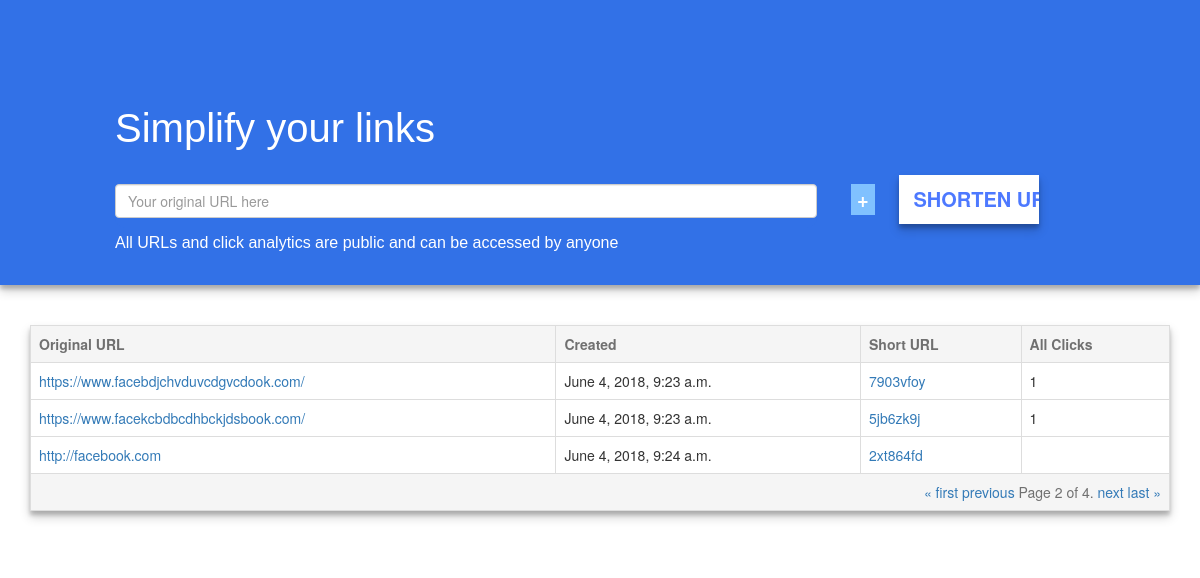
Screenshot of /?page=2 with the database file from the repository.
### shortener/models.py (models this page shows, shortened)
class thwURL(models.Model):
	url         = models.CharField(max_length=220, validators=[validate_url, validate_dot_com])
	shortcode   = models.CharField(max_length=8,unique=True)
	updated     = models.DateTimeField(auto_now=True,blank=False)
	timestamp   = models.DateTimeField(auto_now_add=True,blank=False)
	t_created   = models.DateTimeField(default=datetime.now, blank=False)
	active      = models.BooleanField(default=True)
	ccount      = models.IntegerField(default=0)
	objects = thwURLManager()

### analytics/models.py (models this page shows, shortened)
class ClickEvent(models.Model):
	thw_url     = models.OneToOneField(thwURL, on_delete=models.DO_NOTHING)
	count       = models.IntegerField(default=0 )
	updated     = models.DateTimeField(auto_now=True)
	timestamp   = models.DateTimeField(auto_now_add=True)
	objects     = ClickEventManager()

### shortener/views.py (the view, shortened to what this page needs)
# urls.py: url(r'^$', HomeView.as_view()),
class HomeView(View):
	def get(self, request, *args, **kwargs):
	 	the_form = SubmitUrlForm()
	 	b =	thwURL.objects.all()
	 	paginator = Paginator(b, 3)
	 	page = request.GET.get('page')
	 	try:
	 		b = paginator.page(page)
	 	except PageNotAnInteger:
	 		b = paginator.page(1)
	 	except EmptyPage:
	 		b = paginator.page(paginator.num_pages)
	 	context = {
	 		"title": "",
	 		"form": the_form,
	 		"bb":b
	 		}
	 	return render(request, "shortener/home.html", context)

### shortener/forms.py (shortened to what this page needs)
class SubmitUrlForm(forms.Form):
    url = forms.CharField(
            label='',
            validators=[validate_url],
            widget = forms.TextInput(
                    attrs ={
                        "placeholder": "Your original URL here",
                        "class": "form-control"
                        }
                )
            )

### shortener/models.py (called while the page is built)
	def all(self, *args, **kwargs):
		qs_main = super(thwURLManager, self).all(*args,**kwargs)
		qs = qs_main.filter(active=True)
		return qs

### shortener/templates/shortener/home.html (shortened to what this page needs)
{% extends 'base.html' %}
{% block styles %}
  <link rel="stylesheet" href="https://maxcdn.bootstrapcdn.com/bootstrap/3.3.7/css/bootstrap.min.css">
{% endblock styles %}
{% block content %}
  <div class="col-sm-12" ;" style="margin-bottom: 40px;box-shadow: 0 4px 4px 0 rgba(0,0,0,0.2), 0 6px 10px 0 rgba(0,0,0,0.19);" >
    <p style="color:white;
	font-family: sans-serif;
	font-size: 40px;
	margin-left: 100px; margin-top:80px" >Simplify your links</p>
    <div style=" padding: 0px;
    width: 60%;
    margin-left: 100px;
    display: inline-block;
    border: none;
    border-radius: 10px;
    margin-right: 20px;
    box-sizing: border-box;">
                <form method='POST' action='.'> {% csrf_token %}
                    {{ form.as_p }}</div>
                <input class='' type='button' value='+' id="add" >
                <input class='' type='submit' value='SHORTEN URL' >
                <p style="color:white;
    font-family: sans-serif;
    font-size: 16px;
    margin-left: 100px; " >All URLs and click analytics are public and can be accessed by anyone</p>
            </div>
<div id="table-dis" class="container"class="pagination"style=" background-color: white">
  <table class="table table-hover table-bordered" style="box-shadow: 0 4px 4px 0 rgba(0,0,0,0.2), 0 6px 10px 0 rgba(0,0,0,0.19);" >
    <tr style="background-color: #F5F5F5;color: #707070">
      <th id="longurl">Original URL</th>
      <th>Created</th>
      <th>Short URL</th>
      <th>All Clicks</th>
    </tr>{% for burl in bb %}
      <tr>
      <td><a href="{{ burl.url}}" target="_blank">{{ burl.url }}</td>
      <td>{{ burl.t_created}}</td>
      <td><a href="{{ burl.shortcode}}" target="_blank">{{ burl.shortcode}}</a> </td>
      <td>{{ burl.clickevent.count }} </td>
    </tr>{% endfor %}
    <tr style="background-color: #F5F5F5;color: #707070; text-align: right;" >
      <td colspan="4"> <span class="step-links">
        {% if bb.has_previous %}
            <a href="?page=1">&laquo; first</a>
            <a href="?page={{ bb.previous_page_number }}">previous</a>
        {% endif %}
        <span class="current">
            Page {{ bb.number }} of {{ bb.paginator.num_pages }}.
        </span>
        {% if bb.has_next %}
            <a href="?page={{ bb.next_page_number }}">next</a>
            <a href="?page={{ bb.paginator.num_pages }}">last &raquo;</a>
        {% endif %}
    </span></td>
    </tr>
  </table>
{% endblock content %}

### shortener/templates/shortener/home.html (style rules this page uses)
input[type=button] { border-radius: 0px; background-color: #80c1ff; border: none; color: white; margin-left: 10px; text-align: center; font-weight: bold; display: inline-block; cursor: pointer; font-size: 20px; }
input[type=submit] { width: 12%; border: none; display: inline-block; font-size: 20px; font-weight: bold; background-color:white ; color: #4d79ff; padding: 10px 15px; margin: 8px 0; margin-left: 20px; cursor: pointer; box-shadow: 0 4px 4px 0 rgba(0,0,0,0.2), 0 6px 10px 0 rgba(0,0,0,0.19); border-radius: 0px; }
div { border-radius: 0px; background-color:#3271e7 ; padding: 20px; }

### rows the page displays
thwURL: url "https://www.facebdjchvduvcdgvcdook.com/", t_created "June 4, 2018, 9:23 a.m.", shortcode "7903vfoy", clickevent.count "1"
thwURL: url "https://www.facekcbdbcdhbckjdsbook.com/", t_created "June 4, 2018, 9:23 a.m.", shortcode "5jb6zk9j", clickevent.count "1"
thwURL: url "http://facebook.com", t_created "June 4, 2018, 9:24 a.m.", shortcode "2xt864fd"

### other values shown
{{ bb.number }} "2"
{{ bb.paginator.num_pages }} "4"
